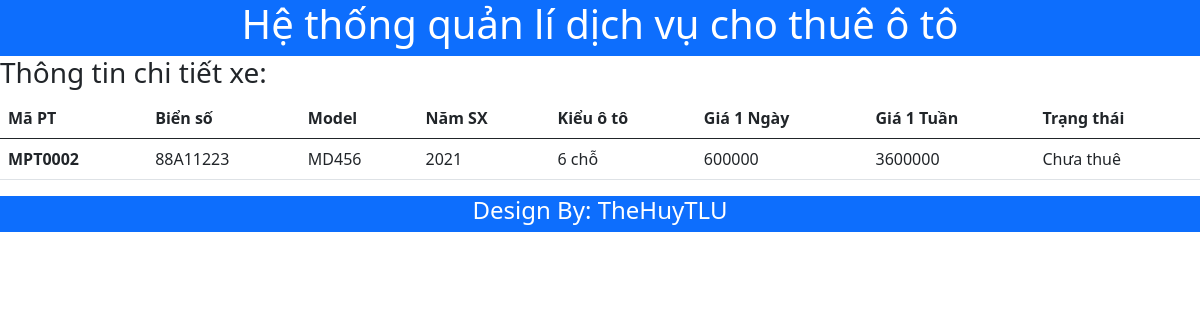
Screenshot of /descriptionCar.php?id=MPT0002 with the database file from the repository.
### tables this page shows
CREATE TABLE `cars` (
  `vehicle_id` varchar(8) NOT NULL,
  `license_no` varchar(9) NOT NULL,
  `model` varchar(10) NOT NULL,
  `year` int(4) NOT NULL,
  `ctype` varchar(10) NOT NULL,
  `drate` int(10) NOT NULL,
  `wrate` int(10) NOT NULL,
  `status` varchar(30) DEFAULT NULL
);

### src/descriptionCar.php (the view, shortened to what this page needs)
<?php
    include 'header.php';
    include 'config.php';
?>
    <main>
        <h3>Thông tin chi tiết xe:</h3>
        <table class="table">
            <thead>
                <tr>
                <th scope="col">Mã PT</th>
                <th scope="col">Biển số</th>
                <th scope="col">Model</th>
                <th scope="col">Năm SX</th>
                <th scope="col">Kiểu ô tô</th>
                <th scope="col">Giá 1 Ngày</th>
                <th scope="col">Giá 1 Tuần</th>
                <th scope="col">Trạng thái</th>
                </tr>
            </thead>
            <tbody>
                <?php
                $id = $_GET['id'];
                $sql  = "SELECT * FROM cars WHERE vehicle_id = '$id'";
                $result = mysqli_query($conn, $sql);
                if(mysqli_num_rows($result)==1){
                    $row = mysqli_fetch_assoc($result);
                    echo '<tr>';
                            echo '<th scope="row">'.$row['vehicle_id'].'</th>';
                            echo '<td>'.$row['license_no'].'</td>';
                            echo '<td>'.$row['model'].'</td>';
                            echo '<td>'.$row['year'].'</td>';
                            echo '<td>'.$row['ctype'].'</td>';
                            echo '<td>'.$row['drate'].'</td>';
                            echo '<td>'.$row['wrate'].'</td>';
                            echo '<td>'.$row['status'].'</td>';
                        echo '</tr>';
                }
                ?>
            </tbody>
        </table>
    </main>
<?php include 'footer.php'?>

### rows the page displays
cars: vehicle_id "MPT0002", license_no "88A11223", model "MD456", year "2021", ctype "6 chỗ", drate "600000", wrate "3600000", status "Chưa thuê"
